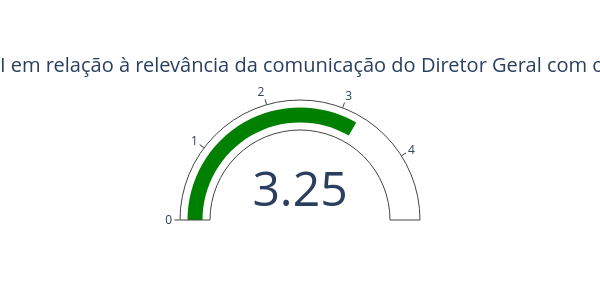

Write notebook code for a chart like this one.
### Code cell
import plotly.graph_objects as go

layout = go.Layout(
    grid = {'rows': 1, 'columns': 2, 'pattern': 'independent'},
    width = 600,  # Width in pixels
    height = 300  # Height in pixels
)

fig = go.Figure(layout=layout)

# First value
fig.add_trace(go.Indicator(
    mode = "number+gauge",
    value = 3.25,
    
    title = {"text": "A satisfação do Gestor de TI em relação à relevância da comunicação do Diretor Geral com os órgãos setoriais do SETIC"},
    domain = {'x': [0, 1], 'y': [0, 1]}
))

fig.show()

### Figure 1 — Plotly figure (JSON) as saved in the notebook; plotly's stock layout.template omitted (floating-point values rounded to 4 significant figures)
{"data": [{"domain": {"x": [0, 1], "y": [0, 1]}, "mode": "number+gauge", "title": {"text": "A satisfação do Gestor de TI em relação à relevância da comunicação do Diretor Geral com os órgãos setoriais do SETIC"}, "type": "indicator", "value": 3.25}], "layout": {"grid": {"columns": 2, "pattern": "independent", "rows": 1}, "height": 300, "width": 600}}
